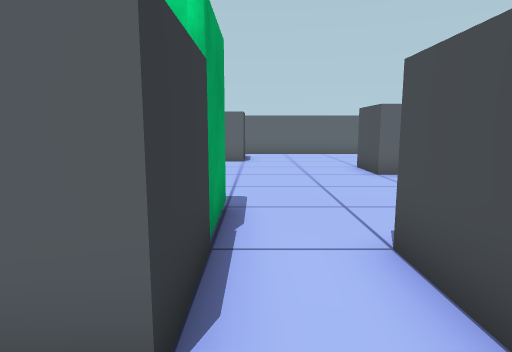
View 1 (above)

22 first-person views from a walk through a Unity game level. The camera is 1.3 m above the floor, tilts 8° down and sees 75° across. The floor is counted in squares, 1 m on a side. Each view is taken from the middle of a square. On the plan, view 1 faces up. The plan holds only what a view shows up to about 14 squares ahead; the rest is blank. The place goes on beyond the plan.

View 2
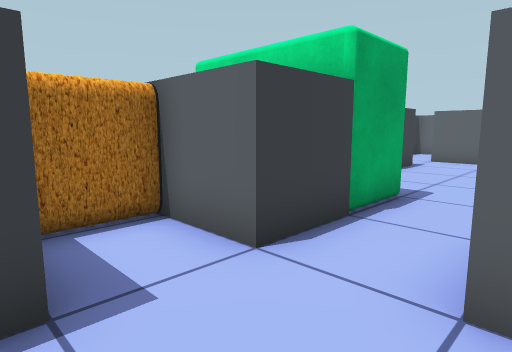

View 3
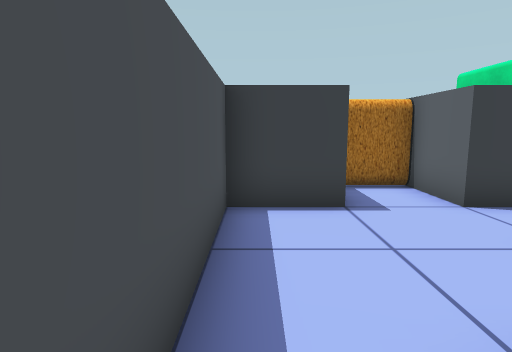

View 4
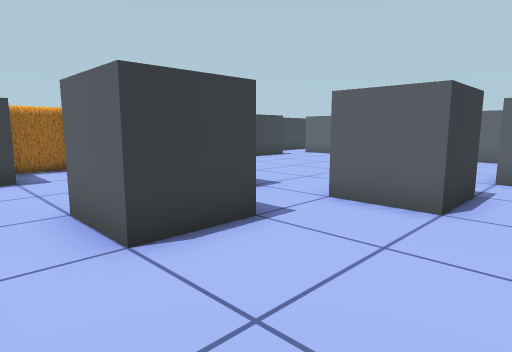

View 5
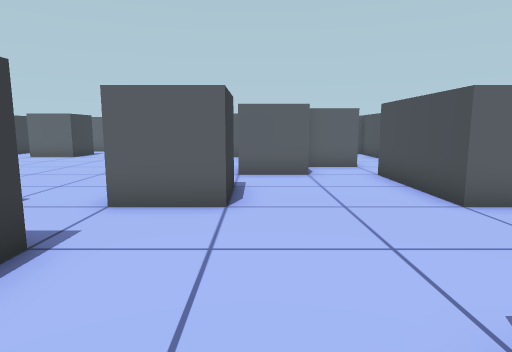

View 6
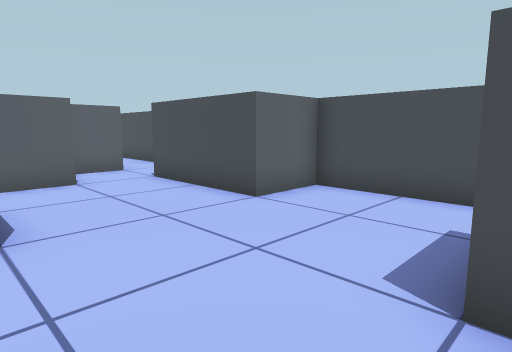

View 7
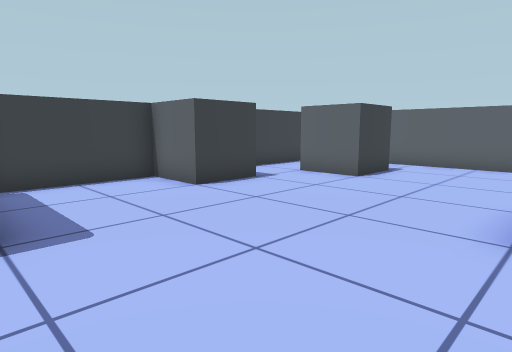

View 8
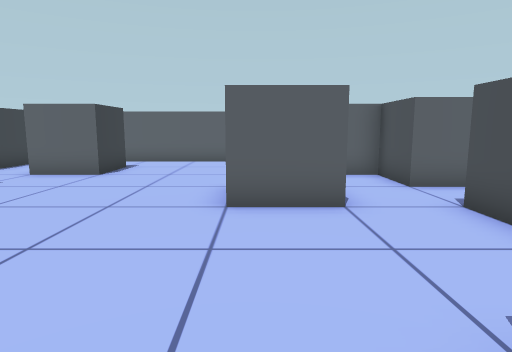

View 9
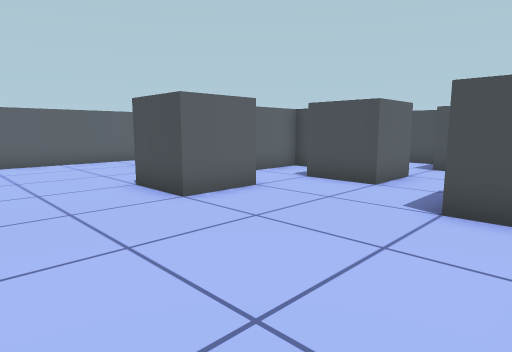

View 10
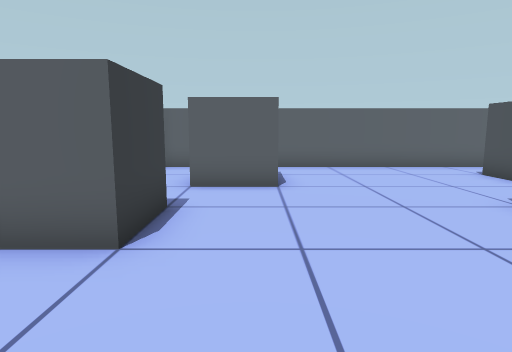

View 11
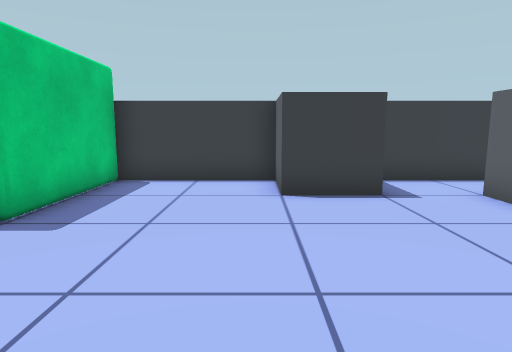

View 12
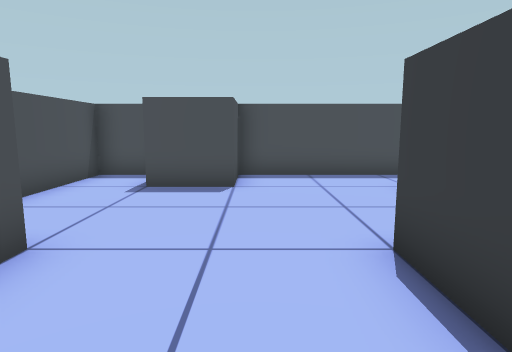

View 13
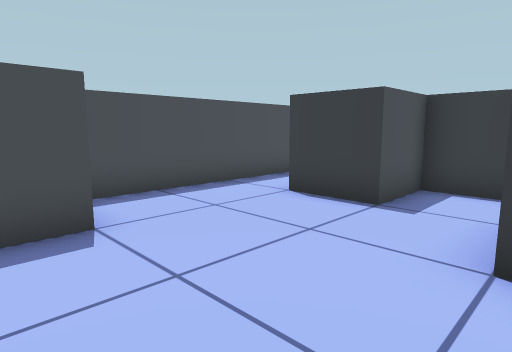

View 14
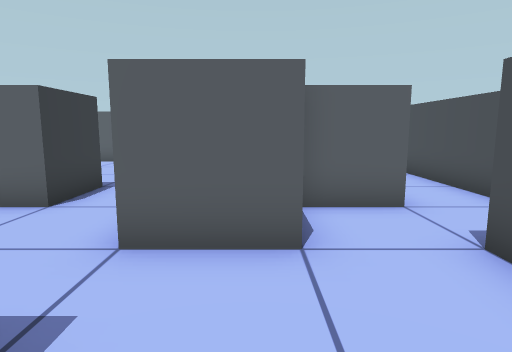

View 15
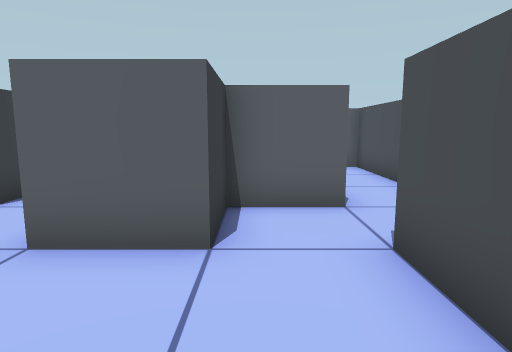

View 16
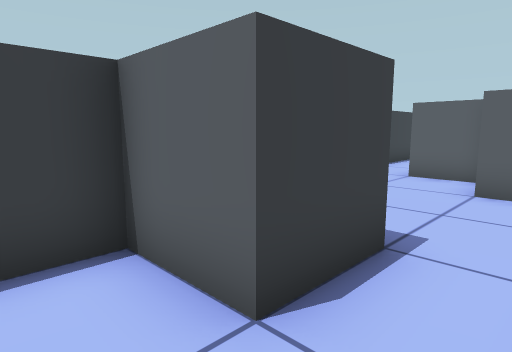

View 17
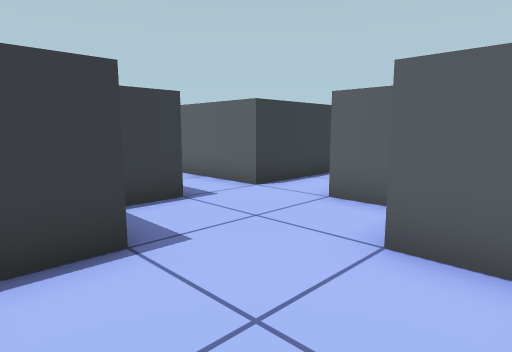

View 18
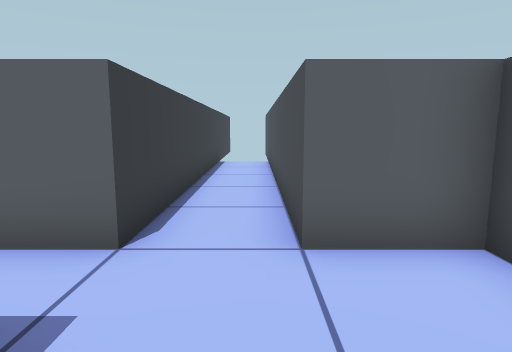

View 19
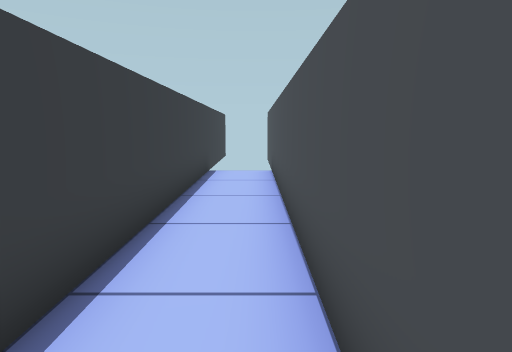

View 20
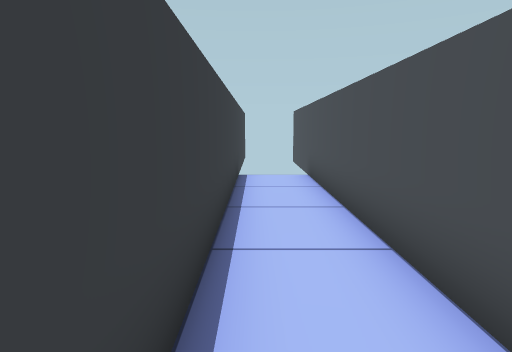

View 21
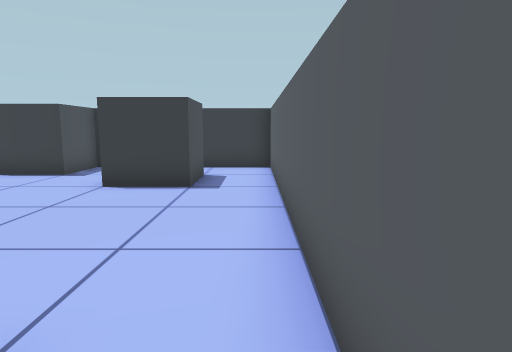

View 22
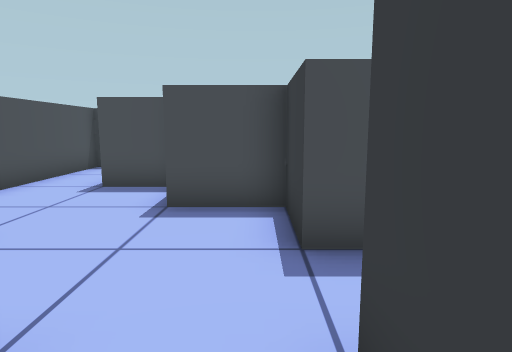

### Floor plan
Ten units are one square. View 1 is at (0, 0); x grows to the right and y downward. Boxes are objects, and circles mark ways between rooms. Rooms are numbered by the first view taken in them; rooms with no view inside come last. Other rooms are left out.
<svg viewBox="-50 -290 190 320">
<path fill="none" stroke="#000" d="M-5 4 -5 25 55 25M15 -18 15 -35M-5 -35 -5 -15 -25 -15M55 5 35 5M75 -55 75 -35 55 -35M135 -75 135 -125M121 25 135 25 135 -35 115 -35 115 -75M35 -30 35 -15 55 -15 55 5M55 25 95 25 95 5 115 5M115 -115 115 -95 95 -95 95 -75 75 -75M55 -115 55 -95 35 -95 35 -115M55 -144 55 -155M75 -75 75 -95M55 -46 55 -55M-25 -155 -5 -155 -5 -135 -25 -135M68 -155 75 -155M95 -109 95 -115 75 -115 75 -135 59 -135M-45 -155 -45 -115 -25 -115 -25 -95 -45 -95 -45 -54M75 -175 -25 -175M116 -175 95 -175 95 -285M75 -155 75 -135 95 -135 95 -124M100 -115 115 -115M135 -125 135 -155 115 -155M75 -285 75 -175M-25 -175 -45 -175 -45 -155"/>
<rect x="-45" y="-15" width="20" height="20" fill="#bbb"><title>other object</title></rect>
<rect x="-45" y="-55" width="40" height="20" fill="#bbb"><title>other object</title></rect>
<circle cx="45" cy="15" r="3" fill="#2a7"/>
<circle cx="5" cy="-25" r="3" fill="#2a7"/>
<circle cx="60" cy="-50" r="3" fill="#2a7"/>
<circle cx="125" cy="-115" r="3" fill="#2a7"/>
<circle cx="65" cy="-165" r="3" fill="#2a7"/>
<circle cx="-15" cy="-165" r="3" fill="#2a7"/>
<circle cx="-35" cy="-145" r="3" fill="#2a7"/>
<text x="10" y="0">1</text>
<text x="100" y="-30">2</text>
<text x="20" y="-100">3</text>
<text x="90" y="-180">4</text>
<text x="-40" y="-170">5</text>
</svg>
Room 1 opens to room 2. Room 1 opens to room 3. Room 2 opens to room 3. Room 2 opens to room 4. Room 3 opens to room 4. Room 3 opens to room 5.

Where each view was taken, in squares from view 1:
view 1: 0 up, 0 right, facing up
view 2: 1 down, 2 right, facing up-left
view 3: 2 down, 5 right, facing left
view 4: 2 down, 9 right, facing up-left
view 5: 2 down, 8 right, facing up
view 6: 1 down, 7 right, facing up-right
view 7: 5 up, 4 right, facing up-left
view 8: 4 up, 4 right, facing up
view 9: 4 up, 0 right, facing up-right
view 10: 6 up, 1 left, facing up
view 11: 9 up, 4 right, facing left
view 12: 7 up, 9 right, facing down
view 13: 4 up, 11 right, facing down-left
view 14: 4 up, 9 right, facing up
view 15: 4 up, 10 right, facing up
view 16: 8 up, 13 right, facing up-left
view 17: 12 up, 13 right, facing up-left
view 18: 14 up, 9 right, facing up
view 19: 17 up, 9 right, facing up
view 20: 18 up, 8 right, facing up
view 21: 17 up, 7 right, facing left
view 22: 19 up, 8 right, facing down
